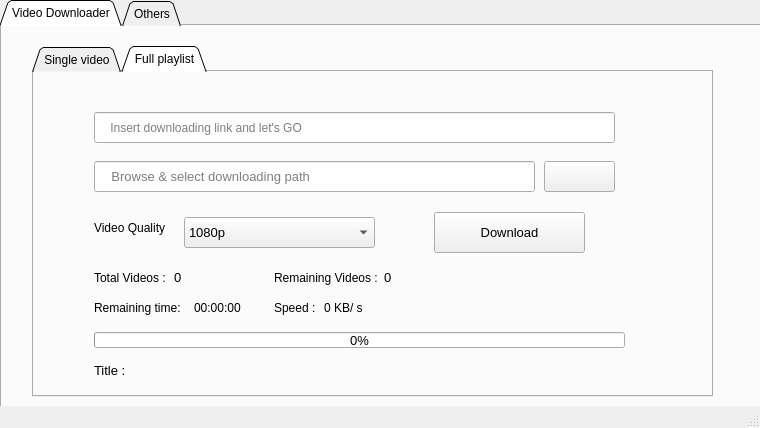
<?xml version="1.0" encoding="UTF-8"?>
<ui version="4.0">
 <class>DownloadManager</class>
 <widget class="QMainWindow" name="DownloadManager">
  <property name="geometry">
   <rect>
    <x>0</x>
    <y>0</y>
    <width>760</width>
    <height>428</height>
   </rect>
  </property>
  <property name="windowTitle">
   <string>Download Manager</string>
  </property>
  <widget class="QWidget" name="centralwidget">
   <widget class="QTabWidget" name="tabWidget">
    <property name="geometry">
     <rect>
      <x>0</x>
      <y>0</y>
      <width>761</width>
      <height>411</height>
     </rect>
    </property>
    <property name="tabShape">
     <enum>QTabWidget::Triangular</enum>
    </property>
    <property name="currentIndex">
     <number>0</number>
    </property>
    <property name="movable">
     <bool>true</bool>
    </property>
    <property name="tabBarAutoHide">
     <bool>false</bool>
    </property>
    <widget class="QWidget" name="Playlist">
     <attribute name="title">
      <string>Video Downloader</string>
     </attribute>
     <widget class="QTabWidget" name="tabWidget_2">
      <property name="geometry">
       <rect>
        <x>30</x>
        <y>20</y>
        <width>681</width>
        <height>351</height>
       </rect>
      </property>
      <property name="autoFillBackground">
       <bool>false</bool>
      </property>
      <property name="tabPosition">
       <enum>QTabWidget::North</enum>
      </property>
      <property name="tabShape">
       <enum>QTabWidget::Triangular</enum>
      </property>
      <property name="currentIndex">
       <number>1</number>
      </property>
      <property name="movable">
       <bool>true</bool>
      </property>
      <widget class="QWidget" name="tab">
       <attribute name="title">
        <string>Single video</string>
       </attribute>
       <widget class="QLineEdit" name="lineEdit_5">
        <property name="geometry">
         <rect>
          <x>60</x>
          <y>40</y>
          <width>441</width>
          <height>31</height>
         </rect>
        </property>
        <property name="font">
         <font>
          <pointsize>10</pointsize>
         </font>
        </property>
        <property name="placeholderText">
         <string>   Insert  downloading link here &amp; let's GO</string>
        </property>
       </widget>
       <widget class="QLineEdit" name="lineEdit_6">
        <property name="geometry">
         <rect>
          <x>60</x>
          <y>90</y>
          <width>441</width>
          <height>31</height>
         </rect>
        </property>
        <property name="font">
         <font>
          <pointsize>10</pointsize>
         </font>
        </property>
        <property name="focusPolicy">
         <enum>Qt::StrongFocus</enum>
        </property>
        <property name="placeholderText">
         <string>   Browse &amp; select downloaing path</string>
        </property>
       </widget>
       <widget class="QPushButton" name="pushButton_7">
        <property name="geometry">
         <rect>
          <x>510</x>
          <y>40</y>
          <width>71</width>
          <height>31</height>
         </rect>
        </property>
        <property name="font">
         <font>
          <pointsize>10</pointsize>
          <weight>50</weight>
          <bold>false</bold>
         </font>
        </property>
        <property name="text">
         <string/>
        </property>
        <property name="icon">
         <iconset resource="icons.qrc">
          <normaloff>:/icons/convert.svg</normaloff>:/icons/convert.svg</iconset>
        </property>
       </widget>
       <widget class="QPushButton" name="pushButton_8">
        <property name="geometry">
         <rect>
          <x>510</x>
          <y>90</y>
          <width>71</width>
          <height>31</height>
         </rect>
        </property>
        <property name="font">
         <font>
          <pointsize>10</pointsize>
          <weight>50</weight>
          <bold>false</bold>
         </font>
        </property>
        <property name="text">
         <string/>
        </property>
        <property name="icon">
         <iconset resource="icons.qrc">
          <normaloff>:/icons/Browse.ico</normaloff>:/icons/Browse.ico</iconset>
        </property>
       </widget>
       <widget class="QComboBox" name="videoQualityCombox">
        <property name="geometry">
         <rect>
          <x>150</x>
          <y>155</y>
          <width>201</width>
          <height>31</height>
         </rect>
        </property>
       </widget>
       <widget class="QLabel" name="label_3">
        <property name="geometry">
         <rect>
          <x>60</x>
          <y>155</y>
          <width>81</width>
          <height>31</height>
         </rect>
        </property>
        <property name="font">
         <font>
          <pointsize>10</pointsize>
         </font>
        </property>
        <property name="text">
         <string>Video Quality</string>
        </property>
       </widget>
       <widget class="QPushButton" name="pushButton_9">
        <property name="geometry">
         <rect>
          <x>399</x>
          <y>150</y>
          <width>181</width>
          <height>41</height>
         </rect>
        </property>
        <property name="font">
         <font>
          <pointsize>10</pointsize>
         </font>
        </property>
        <property name="text">
         <string>Download</string>
        </property>
        <property name="icon">
         <iconset resource="icons.qrc">
          <normaloff>:/icons/download.svg</normaloff>:/icons/download.svg</iconset>
        </property>
       </widget>
       <widget class="QProgressBar" name="progressBar_3">
        <property name="geometry">
         <rect>
          <x>60</x>
          <y>275</y>
          <width>531</width>
          <height>16</height>
         </rect>
        </property>
        <property name="font">
         <font>
          <pointsize>10</pointsize>
         </font>
        </property>
        <property name="cursor">
         <cursorShape>WaitCursor</cursorShape>
        </property>
        <property name="value">
         <number>0</number>
        </property>
       </widget>
       <widget class="QLabel" name="label_5">
        <property name="geometry">
         <rect>
          <x>60</x>
          <y>210</y>
          <width>511</width>
          <height>31</height>
         </rect>
        </property>
        <property name="font">
         <font>
          <pointsize>9</pointsize>
         </font>
        </property>
        <property name="text">
         <string>Title :</string>
        </property>
       </widget>
       <widget class="QLabel" name="label_10">
        <property name="geometry">
         <rect>
          <x>460</x>
          <y>250</y>
          <width>91</width>
          <height>15</height>
         </rect>
        </property>
        <property name="text">
         <string>0 KB/s</string>
        </property>
       </widget>
       <widget class="QLabel" name="label_9">
        <property name="geometry">
         <rect>
          <x>230</x>
          <y>250</y>
          <width>81</width>
          <height>15</height>
         </rect>
        </property>
        <property name="text">
         <string>Remaining time:</string>
        </property>
       </widget>
       <widget class="QLabel" name="label_11">
        <property name="geometry">
         <rect>
          <x>420</x>
          <y>250</y>
          <width>47</width>
          <height>15</height>
         </rect>
        </property>
        <property name="text">
         <string>Speed:</string>
        </property>
       </widget>
       <widget class="QLabel" name="label_12">
        <property name="geometry">
         <rect>
          <x>310</x>
          <y>250</y>
          <width>91</width>
          <height>15</height>
         </rect>
        </property>
        <property name="text">
         <string>00:00:00</string>
        </property>
       </widget>
      </widget>
      <widget class="QWidget" name="tab_3">
       <attribute name="title">
        <string>Full playlist</string>
       </attribute>
       <widget class="QLineEdit" name="lineEdit_3">
        <property name="geometry">
         <rect>
          <x>60</x>
          <y>40</y>
          <width>521</width>
          <height>31</height>
         </rect>
        </property>
        <property name="font">
         <font>
          <pointsize>9</pointsize>
         </font>
        </property>
        <property name="placeholderText">
         <string>    Insert downloading link and let's GO</string>
        </property>
       </widget>
       <widget class="QLineEdit" name="lineEdit_4">
        <property name="geometry">
         <rect>
          <x>60</x>
          <y>89</y>
          <width>441</width>
          <height>31</height>
         </rect>
        </property>
        <property name="font">
         <font>
          <pointsize>10</pointsize>
          <weight>50</weight>
          <bold>false</bold>
         </font>
        </property>
        <property name="placeholderText">
         <string>    Browse &amp; select downloading path</string>
        </property>
       </widget>
       <widget class="QPushButton" name="pushButton_3">
        <property name="geometry">
         <rect>
          <x>510</x>
          <y>89</y>
          <width>71</width>
          <height>31</height>
         </rect>
        </property>
        <property name="font">
         <font>
          <pointsize>10</pointsize>
         </font>
        </property>
        <property name="text">
         <string/>
        </property>
        <property name="icon">
         <iconset resource="icons.qrc">
          <normaloff>:/icons/Browse.ico</normaloff>:/icons/Browse.ico</iconset>
        </property>
       </widget>
       <widget class="QProgressBar" name="progressBar_2">
        <property name="geometry">
         <rect>
          <x>60</x>
          <y>260</y>
          <width>531</width>
          <height>16</height>
         </rect>
        </property>
        <property name="font">
         <font>
          <pointsize>10</pointsize>
         </font>
        </property>
        <property name="cursor">
         <cursorShape>WaitCursor</cursorShape>
        </property>
        <property name="value">
         <number>0</number>
        </property>
       </widget>
       <widget class="QPushButton" name="pushButton_4">
        <property name="geometry">
         <rect>
          <x>400</x>
          <y>140</y>
          <width>151</width>
          <height>41</height>
         </rect>
        </property>
        <property name="font">
         <font>
          <family>Arial</family>
          <pointsize>10</pointsize>
         </font>
        </property>
        <property name="text">
         <string>Download</string>
        </property>
        <property name="icon">
         <iconset resource="icons.qrc">
          <normaloff>:/icons/download.svg</normaloff>:/icons/download.svg</iconset>
        </property>
       </widget>
       <widget class="QComboBox" name="comboBox">
        <property name="geometry">
         <rect>
          <x>150</x>
          <y>145</y>
          <width>191</width>
          <height>31</height>
         </rect>
        </property>
        <property name="font">
         <font>
          <pointsize>10</pointsize>
         </font>
        </property>
        <item>
         <property name="text">
          <string>1080p</string>
         </property>
        </item>
        <item>
         <property name="text">
          <string>720p</string>
         </property>
        </item>
        <item>
         <property name="text">
          <string>480p</string>
         </property>
        </item>
        <item>
         <property name="text">
          <string>360p</string>
         </property>
        </item>
        <item>
         <property name="text">
          <string>240p</string>
         </property>
        </item>
       </widget>
       <widget class="QLabel" name="label_2">
        <property name="geometry">
         <rect>
          <x>60</x>
          <y>145</y>
          <width>81</width>
          <height>21</height>
         </rect>
        </property>
        <property name="font">
         <font>
          <pointsize>9</pointsize>
         </font>
        </property>
        <property name="text">
         <string>Video Quality</string>
        </property>
       </widget>
       <widget class="QLabel" name="label_4">
        <property name="geometry">
         <rect>
          <x>60</x>
          <y>190</y>
          <width>81</width>
          <height>31</height>
         </rect>
        </property>
        <property name="font">
         <font>
          <pointsize>9</pointsize>
         </font>
        </property>
        <property name="text">
         <string>Total Videos :</string>
        </property>
       </widget>
       <widget class="QLabel" name="label_6">
        <property name="geometry">
         <rect>
          <x>240</x>
          <y>190</y>
          <width>111</width>
          <height>31</height>
         </rect>
        </property>
        <property name="font">
         <font>
          <pointsize>9</pointsize>
         </font>
        </property>
        <property name="text">
         <string>Remaining Videos : </string>
        </property>
       </widget>
       <widget class="QLabel" name="labelTotalVideos">
        <property name="geometry">
         <rect>
          <x>140</x>
          <y>190</y>
          <width>61</width>
          <height>31</height>
         </rect>
        </property>
        <property name="font">
         <font>
          <pointsize>10</pointsize>
         </font>
        </property>
        <property name="text">
         <string>0</string>
        </property>
       </widget>
       <widget class="QLabel" name="labelRemainingVideos">
        <property name="geometry">
         <rect>
          <x>350</x>
          <y>190</y>
          <width>71</width>
          <height>31</height>
         </rect>
        </property>
        <property name="font">
         <font>
          <pointsize>10</pointsize>
         </font>
        </property>
        <property name="text">
         <string>0</string>
        </property>
       </widget>
       <widget class="QLabel" name="label">
        <property name="geometry">
         <rect>
          <x>60</x>
          <y>220</y>
          <width>91</width>
          <height>31</height>
         </rect>
        </property>
        <property name="font">
         <font>
          <pointsize>9</pointsize>
         </font>
        </property>
        <property name="text">
         <string>Remaining time: </string>
        </property>
       </widget>
       <widget class="QLabel" name="label_7">
        <property name="geometry">
         <rect>
          <x>160</x>
          <y>220</y>
          <width>81</width>
          <height>31</height>
         </rect>
        </property>
        <property name="font">
         <font>
          <pointsize>9</pointsize>
         </font>
        </property>
        <property name="text">
         <string>00:00:00</string>
        </property>
       </widget>
       <widget class="QLabel" name="label_8">
        <property name="geometry">
         <rect>
          <x>240</x>
          <y>220</y>
          <width>47</width>
          <height>31</height>
         </rect>
        </property>
        <property name="font">
         <font>
          <pointsize>9</pointsize>
         </font>
        </property>
        <property name="text">
         <string>Speed : </string>
        </property>
       </widget>
       <widget class="QLabel" name="label_13">
        <property name="geometry">
         <rect>
          <x>290</x>
          <y>220</y>
          <width>111</width>
          <height>31</height>
         </rect>
        </property>
        <property name="font">
         <font>
          <pointsize>9</pointsize>
         </font>
        </property>
        <property name="text">
         <string>0 KB/ s</string>
        </property>
       </widget>
       <widget class="QLabel" name="label_14">
        <property name="geometry">
         <rect>
          <x>60</x>
          <y>290</y>
          <width>41</width>
          <height>16</height>
         </rect>
        </property>
        <property name="font">
         <font>
          <pointsize>10</pointsize>
         </font>
        </property>
        <property name="text">
         <string>Title : </string>
        </property>
       </widget>
       <widget class="QLabel" name="label_15">
        <property name="geometry">
         <rect>
          <x>110</x>
          <y>290</y>
          <width>481</width>
          <height>16</height>
         </rect>
        </property>
        <property name="text">
         <string/>
        </property>
       </widget>
      </widget>
     </widget>
    </widget>
    <widget class="QWidget" name="tab_2">
     <attribute name="title">
      <string>Others</string>
     </attribute>
     <widget class="QLineEdit" name="lineEdit1">
      <property name="geometry">
       <rect>
        <x>90</x>
        <y>50</y>
        <width>521</width>
        <height>31</height>
       </rect>
      </property>
      <property name="font">
       <font>
        <pointsize>10</pointsize>
       </font>
      </property>
      <property name="placeholderText">
       <string>   Insert downloading link here</string>
      </property>
     </widget>
     <widget class="QPushButton" name="pushButton">
      <property name="geometry">
       <rect>
        <x>90</x>
        <y>240</y>
        <width>101</width>
        <height>31</height>
       </rect>
      </property>
      <property name="font">
       <font>
        <pointsize>10</pointsize>
       </font>
      </property>
      <property name="text">
       <string>Start</string>
      </property>
      <property name="icon">
       <iconset resource="icons.qrc">
        <normaloff>:/icons/download.svg</normaloff>:/icons/download.svg</iconset>
      </property>
     </widget>
     <widget class="QLineEdit" name="lineEdit2">
      <property name="geometry">
       <rect>
        <x>90</x>
        <y>99</y>
        <width>441</width>
        <height>31</height>
       </rect>
      </property>
      <property name="font">
       <font>
        <pointsize>10</pointsize>
       </font>
      </property>
      <property name="placeholderText">
       <string>   Browse &amp; select downloading path</string>
      </property>
     </widget>
     <widget class="QToolButton" name="toolButton1">
      <property name="geometry">
       <rect>
        <x>540</x>
        <y>99</y>
        <width>71</width>
        <height>31</height>
       </rect>
      </property>
      <property name="font">
       <font>
        <pointsize>10</pointsize>
       </font>
      </property>
      <property name="text">
       <string/>
      </property>
      <property name="icon">
       <iconset resource="icons.qrc">
        <normaloff>:/icons/Browse.ico</normaloff>:/icons/Browse.ico</iconset>
      </property>
     </widget>
     <widget class="QProgressBar" name="progressBar">
      <property name="geometry">
       <rect>
        <x>90</x>
        <y>170</y>
        <width>531</width>
        <height>23</height>
       </rect>
      </property>
      <property name="font">
       <font>
        <pointsize>10</pointsize>
       </font>
      </property>
      <property name="cursor">
       <cursorShape>WaitCursor</cursorShape>
      </property>
      <property name="value">
       <number>0</number>
      </property>
     </widget>
     <widget class="QPushButton" name="pushButton_2">
      <property name="geometry">
       <rect>
        <x>220</x>
        <y>240</y>
        <width>111</width>
        <height>31</height>
       </rect>
      </property>
      <property name="font">
       <font>
        <pointsize>10</pointsize>
       </font>
      </property>
      <property name="text">
       <string>Pause</string>
      </property>
      <property name="icon">
       <iconset resource="icons.qrc">
        <normaloff>:/icons/pause.svg</normaloff>:/icons/pause.svg</iconset>
      </property>
     </widget>
    </widget>
   </widget>
  </widget>
  <widget class="QMenuBar" name="menubar">
   <property name="geometry">
    <rect>
     <x>0</x>
     <y>0</y>
     <width>760</width>
     <height>21</height>
    </rect>
   </property>
  </widget>
  <widget class="QStatusBar" name="statusbar"/>
 </widget>
 <resources>
  <include location="icons.qrc"/>
 </resources>
 <connections/>
</ui>
